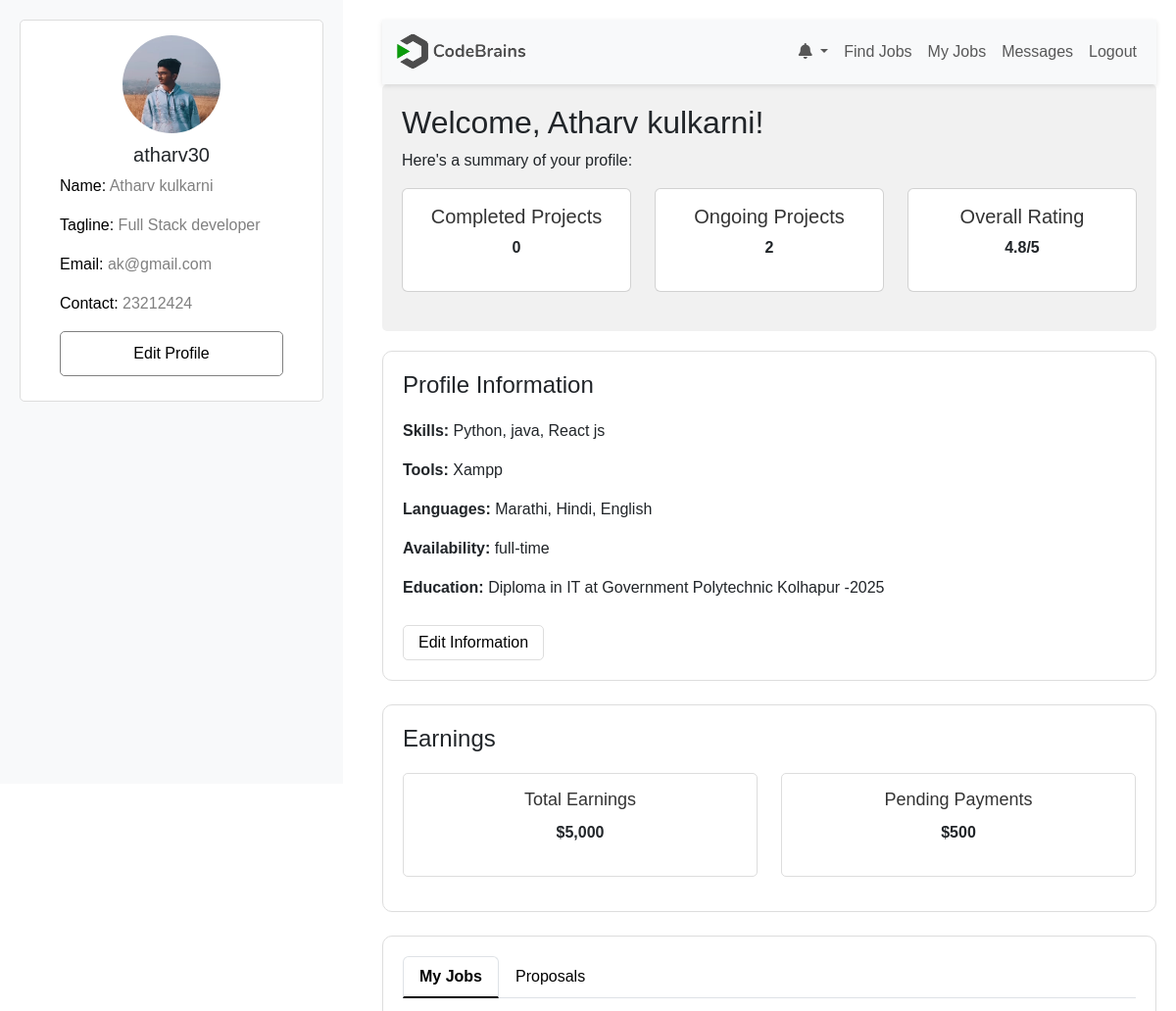
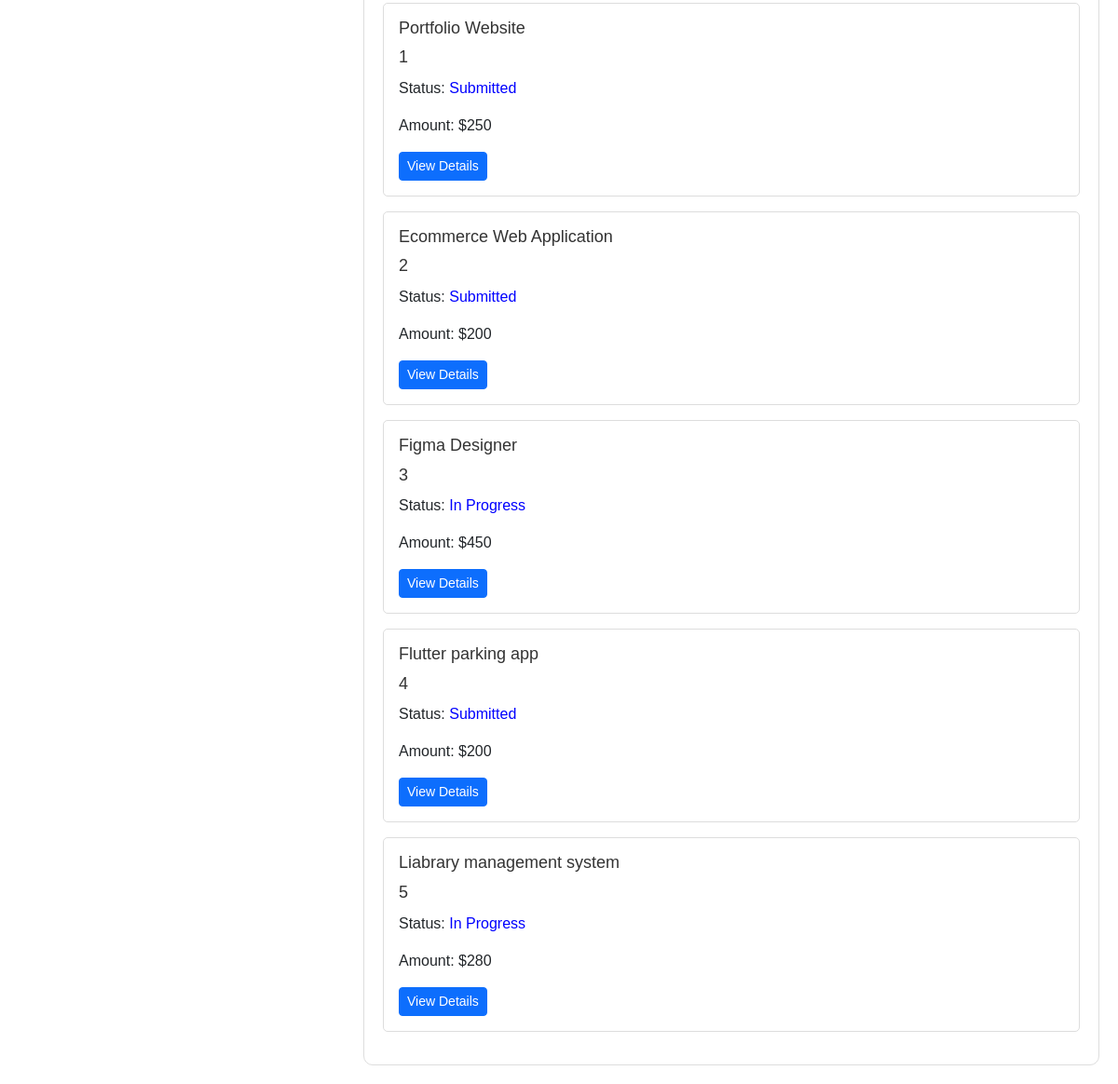
The page /PHPUIFiles/freelancer_dashboard.php (signed in) on the database as committed earlier (2 pictures, top to bottom).
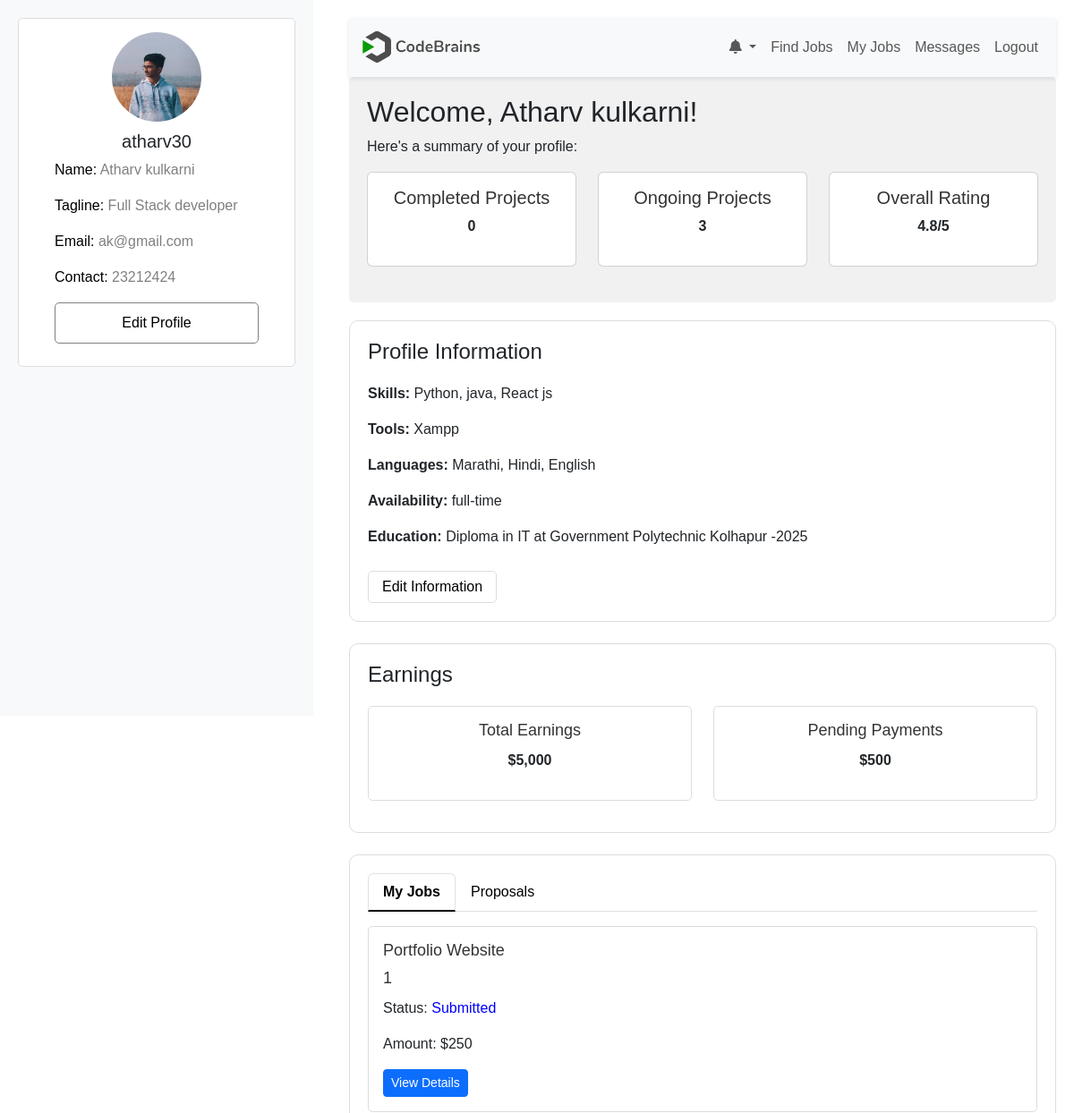
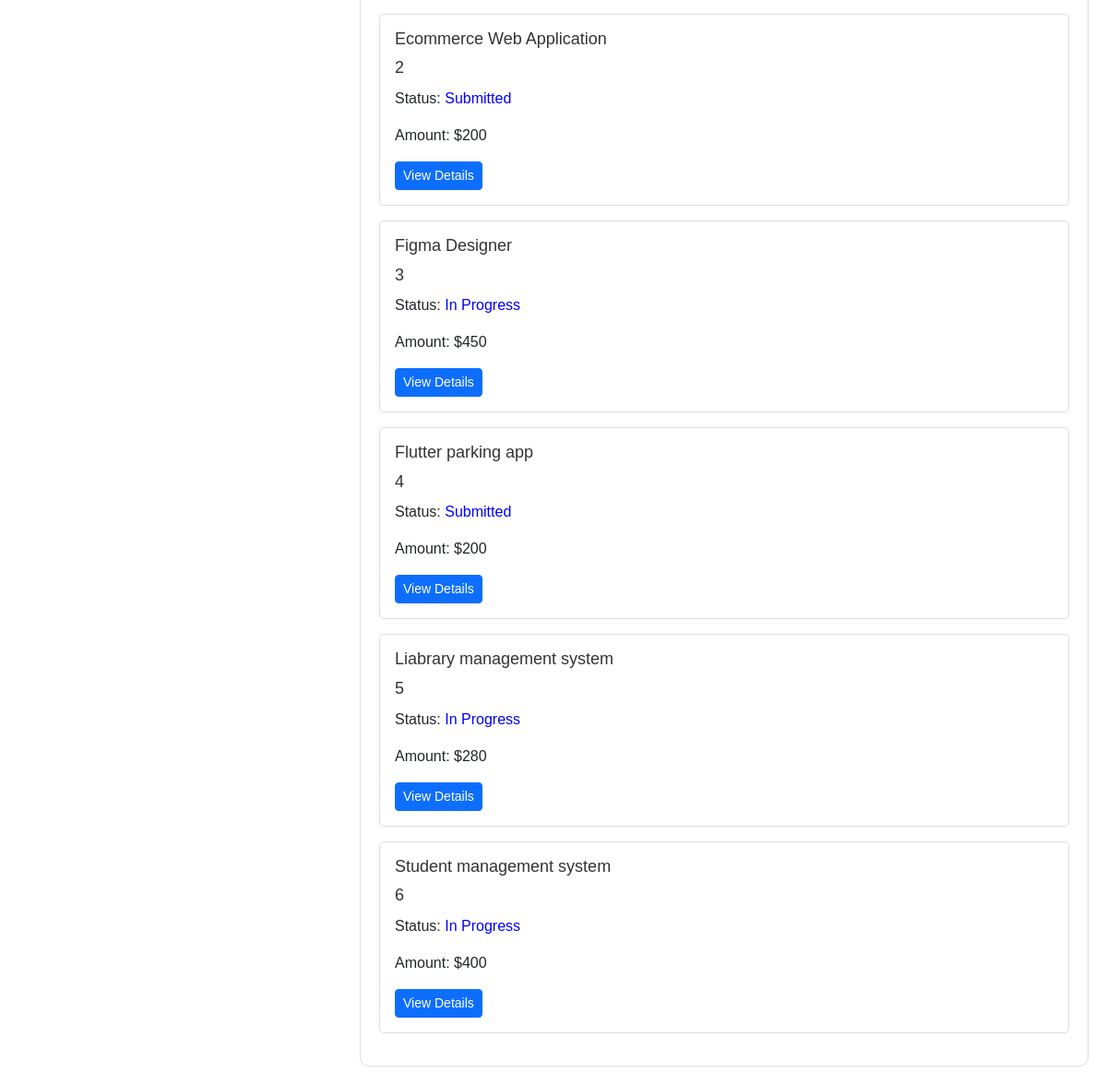
The same page on the database as committed later (2 pictures, top to bottom).
### tables this page shows
CREATE TABLE "freelancers" (
	"id"	INTEGER,
	"name"	TEXT NOT NULL,
	"username"	TEXT NOT NULL,
	"password"	TEXT NOT NULL,
	"email"	TEXT NOT NULL,
	"contact"	TEXT NOT NULL,
	"gender"	TEXT NOT NULL,
	"dob"	TEXT NOT NULL,
	"skills"	TEXT NOT NULL,
	"tools"	TEXT NOT NULL,
	"tagline"	TEXT NOT NULL,
	"about_me"	TEXT NOT NULL,
	"experience"	INTEGER NOT NULL,
	"languages"	TEXT NOT NULL,
	"availability"	TEXT NOT NULL,
	"degree"	TEXT NOT NULL,
	"institute"	TEXT NOT NULL,
	"graduation_year"	INTEGER NOT NULL,
	"profile_picture"	TEXT,
	"resume"	TEXT,
	"usertype"	TEXT NOT NULL, earnings REAL DEFAULT 0, pending_payments REAL DEFAULT 0,
	PRIMARY KEY("id" AUTOINCREMENT)
);

CREATE TABLE orders (
    id INTEGER PRIMARY KEY AUTOINCREMENT,
    job_id INTEGER NOT NULL,
    freelancer_id INTEGER NOT NULL,
    user_id INTEGER NOT NULL,
    proposal_id INTEGER NOT NULL,
    amount REAL NOT NULL,
    status TEXT DEFAULT 'In Progress',
    created_at DATETIME DEFAULT CURRENT_TIMESTAMP, submission_date TEXT, submission_notes TEXT, submission_status TEXT DEFAULT 'Not Submitted', platform_fee REAL, freelancer_amount REAL, completed_at DATETIME,
    FOREIGN KEY(job_id) REFERENCES jobs(id),
    FOREIGN KEY(freelancer_id) REFERENCES freelancers(id),
    FOREIGN KEY(user_id) REFERENCES users(id),
    FOREIGN KEY(proposal_id) REFERENCES proposals(id)
);

CREATE TABLE "jobs" (
	"id"	INTEGER,
	"username"	TEXT NOT NULL,
	"job_title"	TEXT NOT NULL,
	"job_category"	NUMERIC NOT NULL,
	"job_description"	NUMERIC NOT NULL,
	"primary_skill"	TEXT NOT NULL,
	"additional_skills"	NUMERIC,
	"experience_level"	TEXT NOT NULL,
	"budget"	REAL NOT NULL,
	"deadline"	DATE NOT NULL,
	"attachments"	TEXT,
	"additional_questions"	TEXT,
	"status"	TEXT DEFAULT 'Open',
	"NoOfbidsReceived"	INTEGER DEFAULT 0,
	"posted_date"	DATETIME DEFAULT CURRENT_TIMESTAMP, user_id INTEGER,
	PRIMARY KEY("id" AUTOINCREMENT)
);

### PHPUIFiles/freelancer_dashboard.php (the view, shortened to what this page needs)
<?php
$db = new SQLite3('C:\xampp\htdocs\FreelanceMarketplace\Connection\Freelance_db.db');
if (isset($_SESSION["username"])) {
    $username = $_SESSION["username"];
} else {
    echo "username not set";
}
$sql = "SELECT * FROM freelancers WHERE username='$username'";
$result = $db->query($sql);
if ($result) {
    while ($row = $result->fetchArray(SQLITE3_ASSOC)) {
        $name = $row['name'];
        $username = $row['username'];
        $email = $row['email'];
        $contact = $row['contact'];
        $skills = $row['skills'];
        $tools = $row['tools'];
        $tagline = $row['tagline'];
        $languages = $row['languages'];
        $availability = $row['availability'];
        $degree = $row['degree'];
        $institute = $row['institute'];
        $graduationYear = $row['graduation_year'];
        $profilePicture = $row['profile_picture'];
    }
} else {
    echo "0 results";
}
$completedProjectsCount = 0;
$ongoingProjectsCount = 0;
$sql = "SELECT status, COUNT(*) as count FROM orders WHERE freelancer_id = (SELECT id FROM freelancers WHERE username = '$username') GROUP BY status";
$result = $db->query($sql);
if ($result) {
    while ($row = $result->fetchArray(SQLITE3_ASSOC)) {
        if ($row['status'] == 'Completed') {
            $completedProjectsCount = $row['count'];
        } elseif ($row['status'] == 'In Progress') {
            $ongoingProjectsCount = $row['count'];
        }
    }
}
$myJobs = [];
$sql = "SELECT orders.*, jobs.job_title as job_title
        FROM orders
        JOIN jobs ON orders.job_id = jobs.id
        WHERE orders.freelancer_id = (SELECT id FROM freelancers WHERE username = '$username')
        AND orders.status IN ('In Progress', 'Completed', 'Review','Submitted')";
$result = $db->query($sql);
if ($result) {
    while ($row = $result->fetchArray(SQLITE3_ASSOC)) {
        $myJobs[] = $row;
    }
}
?>
<!DOCTYPE html>
<html lang="en">
<head>
    <link rel="stylesheet" href="https://cdnjs.cloudflare.com/ajax/libs/font-awesome/6.0.0-beta3/css/all.min.css">
    <link rel="stylesheet" href="https://cdnjs.cloudflare.com/ajax/libs/bootstrap/5.3.0/css/bootstrap.min.css">
    <link rel="stylesheet" href="../CSS files/freelancer_dashboard.css">
</head>
<body>
<div class="sidebar">
    <div class="profile-card">
        <img src="<?php echo $profilePicture; ?>" alt="Freelancer Profile">
        <h5><?php echo $username ?></h5>
        <p><span>Name:</span> <?php echo $name ?></p>
        <p><span>Tagline:</span> <?php echo $tagline ?></p>
        <p><span>Email:</span> <?php echo $email ?></p>
        <p><span>Contact:</span> <?php echo $contact ?></p>
        <a href="#edit-profile" id="edit-profile">Edit Profile</a>
    </div>
</div>
<div class="main-content">
    <nav class="navbar navbar-expand-lg navbar-light bg-light">
        <div class="container-fluid">
            <a class="navbar-brand" href="#">
                <img src="../Assets/logo2.png" alt="">
            </a>
            <div class="collapse navbar-collapse" id="navbarNav">
                <ul class="navbar-nav ms-auto">
                <li class="nav-item dropdown">
            <a class="nav-link dropdown-toggle" href="#" id="notificationsDropdown" role="button" data-bs-toggle="dropdown" aria-expanded="false">
                <i class="fas fa-bell"></i>
            </a>
        </li>
                    <li class="nav-item"><a class="nav-link" href="./Find-Job.php">Find Jobs</a></li>
                    <li class="nav-item"><a class="nav-link" href="#my-jobs">My Jobs</a></li>
                    <li class="nav-item"><a class="nav-link" href="./freelancer_messages.php">Messages</a></li>
                    <li class="nav-item"><a class="nav-link" href="#logout">Logout</a></li>
                </ul>
            </div>
        </div>
    </nav>
    <div class="overview-panel">
        <h2>Welcome, <?php echo $name ?>!</h2>
        <p>Here's a summary of your profile:</p>
        <div class="row">
            <div class="col-md-4">
                <div class="card text-center">
                    <div class="card-body">
                        <h5>Completed Projects</h5>
                        <p><strong><?php echo $completedProjectsCount; ?></strong></p>
                    </div>
                </div>
            </div>
            <div class="col-md-4">
                <div class="card text-center">
                    <div class="card-body">
                        <h5>Ongoing Projects</h5>
                        <p><strong><?php echo $ongoingProjectsCount; ?></strong></p>
                    </div>
                </div>
            </div>
            <div class="col-md-4">
                <div class="card text-center">
                    <div class="card-body">
                        <h5>Overall Rating</h5>
                        <p><strong>4.8/5</strong></p>
                    </div>
                </div>
            </div>
        </div>
    </div>
    <div class="profile-section">
        <h4>Profile Information</h4>
        <p><strong>Skills:</strong> <?php echo $skills ?></p>
        <p><strong>Tools:</strong> <?php echo $tools ?></p>
        <p><strong>Languages:</strong> <?php echo $languages ?></p>
        <p><strong>Availability:</strong> <?php echo $availability ?></p>
        <p><strong>Education:</strong> <?php echo $degree ?> at <?php echo $institute ?>-<?php echo $graduationYear ?></p>
        <button class="edit-btn">Edit Information</button>
    </div>
    <div class="profile-section mt-4" id="earnings">
        <h4>Earnings</h4>
        <div class="row">
            <div class="col-md-6">
                <div class="card text-center">
                    <div class="card-body">
                        <h5>Total Earnings</h5>
                        <p><strong>$5,000</strong></p>
                    </div>
                </div>
            </div>
            <div class="col-md-6">
                <div class="card text-center">
                    <div class="card-body">
                        <h5>Pending Payments</h5>
                        <p><strong>$500</strong></p>
                    </div>
                </div>
            </div>
        </div>
    </div>
    <div class="profile-section mt-4">
        <ul class="nav nav-tabs" id="myTab" role="tablist">
            <li class="nav-item" role="presentation">
                <button class="nav-link active" id="my-jobs-tab" data-bs-toggle="tab" data-bs-target="#my-jobs-content" type="button" role="tab" aria-controls="my-jobs-content" aria-selected="true">My Jobs</button>
            </li>
            <li class="nav-item" role="presentation">
                <button class="nav-link" id="proposals-tab" data-bs-toggle="tab" data-bs-target="#proposals-content" type="button" role="tab" aria-controls="proposals-content" aria-selected="false">Proposals</button>
            </li>
        </ul>
        <div class="tab-content" id="myTabContent">
            <div class="tab-pane fade show active" id="my-jobs-content" role="tabpanel" aria-labelledby="my-jobs-tab">
                <?php if (!empty($myJobs)): ?>
                    <?php foreach ($myJobs as $job): ?>
                        <div class="card mt-3">
                            <div class="card-body">
                                <h5> <?php echo $job['job_title']; ?></h5>
                                <h5> <?php echo $job['id']; ?></h5>
                                <p>Status: <span style="color: <?php echo $job['status'] == 'Completed' ? 'green' : 'blue'; ?>;"><?php echo $job['status']; ?></span></p>
                                <p>Amount: $<?php echo $job['amount']; ?></p>
                                <a href="./job_details_freelancer.php?id=<?= $job['id'] ?>&status=<?= htmlspecialchars($job['status']) ?>" class="btn btn-primary btn-sm">View Details</a>
                            </div>
                        </div>
                    <?php endforeach; ?>
                <?php else: ?>
                    <p>No jobs found.</p>
                <?php endif; ?>
            </div>
        </div>
    </div>
</div>
</body>
</html>

### CSS files/freelancer_dashboard.css (style rules this page uses)
body { font-family: Arial, sans-serif; }
.sidebar { height: 100vh; background-color: #f8f9fa; padding: 20px; position: fixed; width: 350px; }
.sidebar .profile-card { background: #ffffff; padding: 15px 40px; border-radius: 5px; text-align: center; border: 1px solid #ddd; margin-bottom: 20px; }
.sidebar .profile-card img { width: 100px; height: 100px; border-radius: 50%; margin-bottom: 10px; }
.profile-card p { text-align: left; color: grey; }
.profile-card p span { color: black; }
#edit-profile { display: block; margin: 10px 0; text-decoration: none; color: #ddd; background-color: transparemt; color: black; border: 1px solid grey; padding: 10px 35px; border-radius: 5px; cursor: pointer; }
.main-content { margin-left: 370px; padding: 20px; }
.navbar { width: 100%; box-shadow: 0 2px 5px rgba(0, 0, 0, 0.1); }
.navbar-brand { display: flex; align-items: center; }
.navbar-brand img { max-height: 40px; margin-right: 10px; }
.overview-panel { background: #f1f1f1; padding: 20px; border-radius: 5px; margin-bottom: 20px; }
.card { margin-bottom: 20px; }
.profile-section { padding: 20px; background-color: #fff; border: 1px solid #ddd; border-radius: 10px; }
.profile-section h4 { margin-bottom: 20px; }
.edit-btn { background-color: transparent; color: black; border: 1px solid #ddd; padding: 5px 15px; border-radius: 5px; cursor: pointer; margin-top: 10px; }
.profile-section .card { border: 1px solid #ddd; border-radius: 5px; margin-bottom: 15px; }
.profile-section .card-body h5 { font-size: 18px; margin-bottom: 10px; }
.card-body h5 { font-size: 20px; color: #333; }
.main-content { margin-left: 370px; padding: 20px; max-width: calc(100% - 370px); overflow: hidden; }

### PHPUIFiles/freelancer_dashboard.php (style rules this page uses)
.nav-tabs .nav-link { color: #000; }
.nav-tabs .nav-link.active { font-weight: bold; border-bottom: 2px solid #000; }

Rows that differ between the two databases and show on the page:
added orders: job.job_title "Student management system", id "6", status "In Progress", amount "400"
Other text that changed with them:
$ongoingProjectsCount: "2" → "3"
